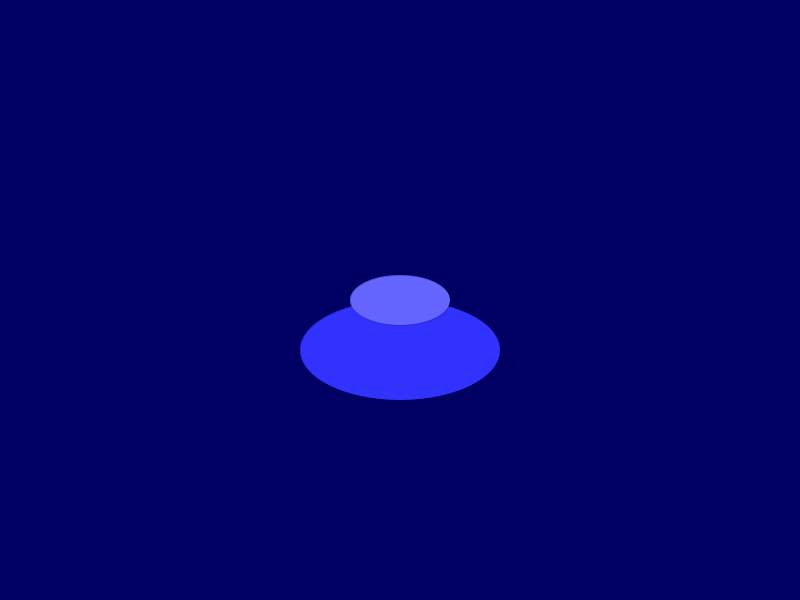
Frame 1 (no input)
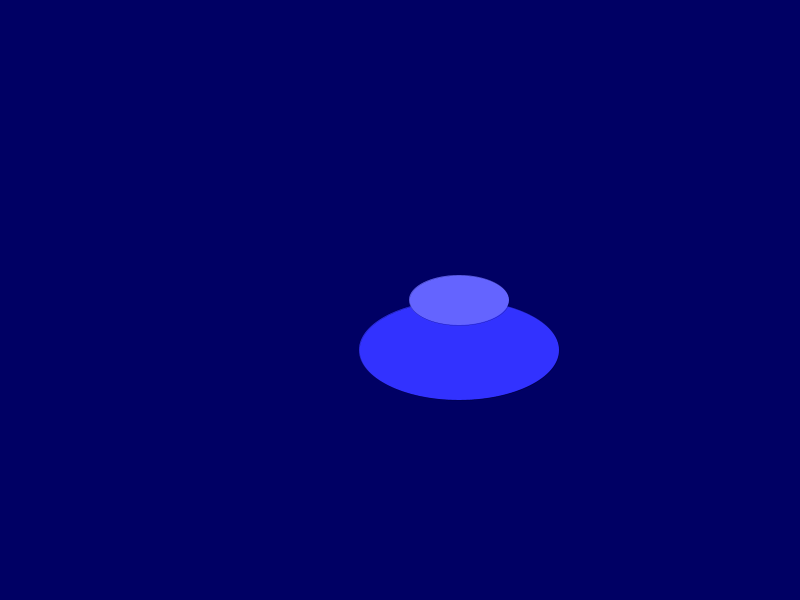
Frame 60 (the mouse pressed at the canvas centre just before this capture)
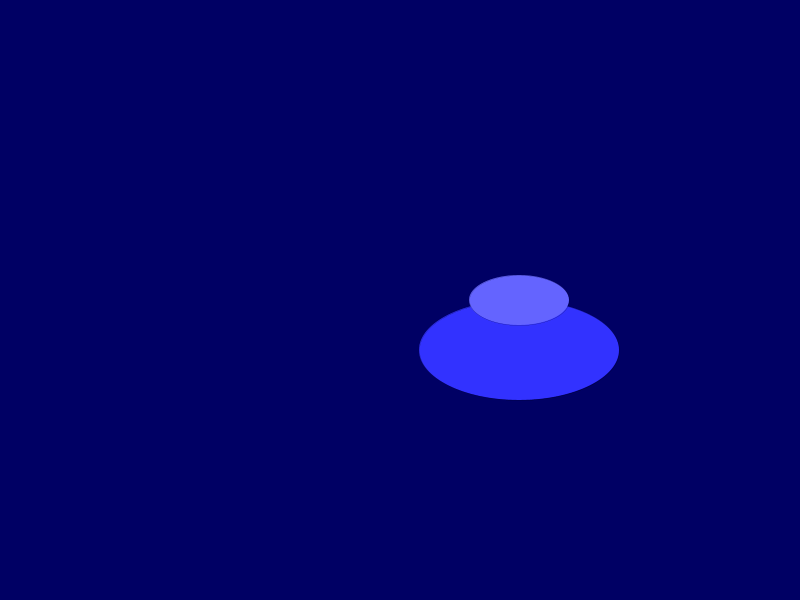
Frame 120 (the mouse held since frame 60 and released just before this capture)

The Processing sketch that drew these frames (run headless with seeded random() and noise(); from frame 60 on, the mouse is pressed at the canvas centre):

// Processing sketch: Week7
// ── Week7.pde
float aliceX;
float aliceY;
float shipSize = 100;
float aliceSpeed = 1;

void setup() {
  size(800, 600);
  aliceX = width/2;
  aliceY = height/2;
}

void draw() {
  background(0, 0, 100);
  
  drawShip();
  move();
}

void drawShip() {
  //Exercise 2: Make a nicer space ship.
  strokeWeight(0);
  fill(50, 50, 255);
  ellipse(aliceX, aliceY+50, shipSize * 2, shipSize);
  fill(100, 100, 255);
  ellipse(aliceX, aliceY, shipSize, shipSize/2);
}

void move() { 
  if (aliceX > width+shipSize) {
    aliceX = -shipSize;
  } else   if (aliceY < -shipSize) {
     aliceX  = width+shipSize;
  }  
  aliceX += aliceSpeed;
}

void mousePressed(){
 if(dist(aliceX,aliceY,mouseX,mouseY)<shipSize/2){   
   aliceSpeed = accelerate(aliceSpeed);
 }
}

float accelerate(float speed){
  float newSpeed = 2 * speed;
  return newSpeed;  
}
